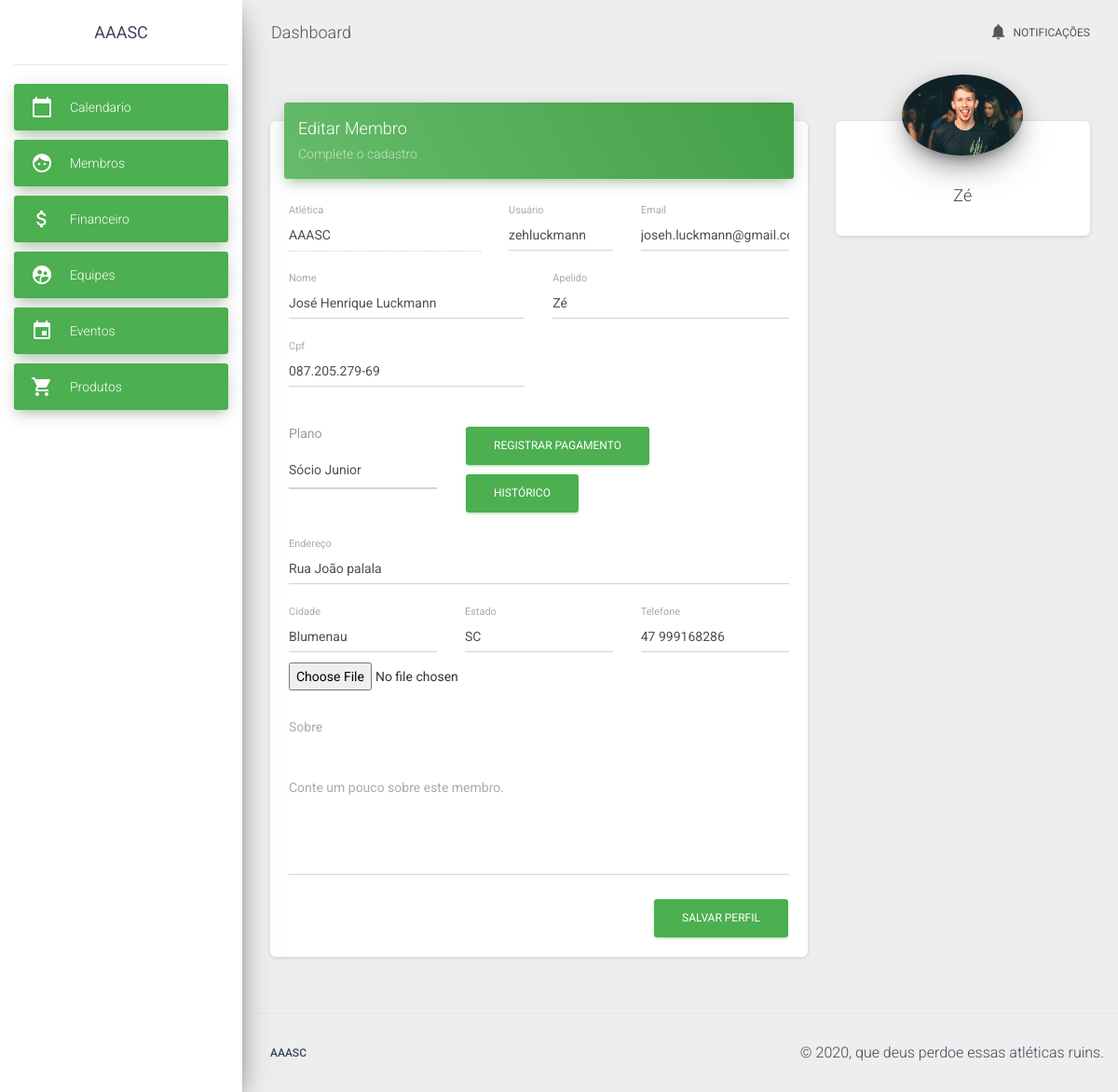
/member/edit/1, run on an earlier commit of the app's database.
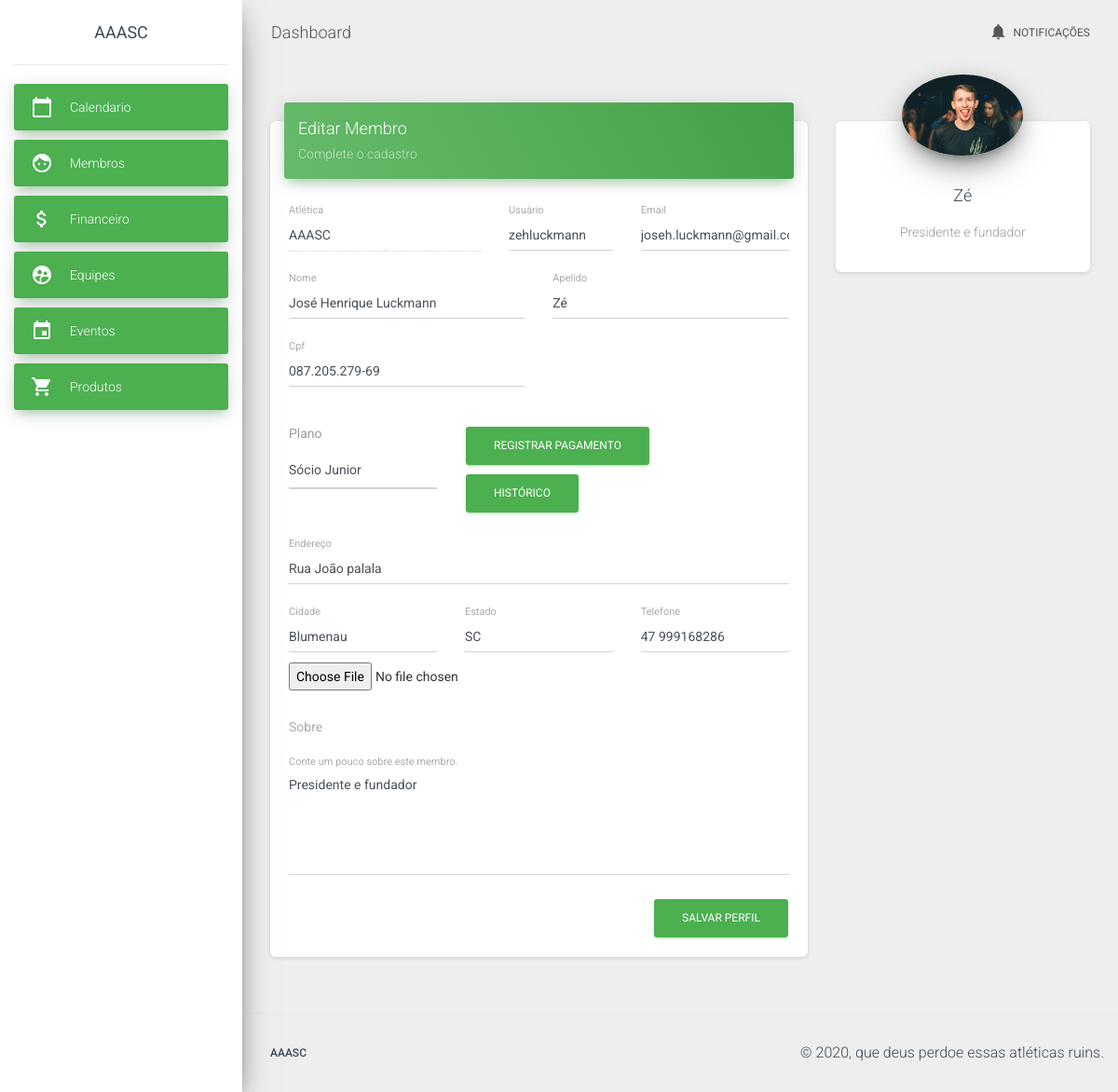
And on a later commit of the database.
### app/models/member.py (models this page shows, shortened)
class Member(db.Model):
    __tablename__ = "member"
    id = db.Column(db.Integer, primary_key=True, autoincrement=True)
    username = db.Column(db.String)
    password = db.Column(db.String)
    name = db.Column(db.String)
    nickname = db.Column(db.String)
    plan = db.Column(db.String)
    email = db.Column(db.String)
    adress = db.Column(db.String)
    city = db.Column(db.String)
    state = db.Column(db.String)
    cpf = db.Column(db.String)
    telephone = db.Column(db.String)
    about = db.Column(db.String)
    _loaded = False
    @staticmethod
    def load(id=-1):
        if id != -1:
            print(id)
            return Member.query.filter_by(id=id).first()
        else:
            return Member()

### app/controllers/member.py (the view)
@app.route("/member/edit")
@app.route("/member/edit/<int:member_id>", methods=['GET', 'POST'])
def edit_member(member_id=-1):
    member = Member.load(member_id)
    return render_template("./member/edit_member.html", member=member)

### app/templates/member/edit_member.html (shortened to what the changed rows need)
{% extends "template.html" %}
{% block content %}
<div class="row">
  <div class="col-md-8">
    <div class="card">
      <div class="card-body">
        <form action="{{url_for('save_member',member_id=member.id)}}" method="POST" role="form" enctype="multipart/form-data">
          <div class="row">
            <div class="col-md-3">
              <div class="form-group">
                <label class="bmd-label-floating">Usuário</label>
                <input type="text" class="form-control" name="username" id="username" value="{{member.username or ''}}">
              </div>
            </div>
            <div class="col-md-4">
              <div class="form-group">
                <label class="bmd-label-floating">Email</label>
                <input type="email" class="form-control" name="email" id="email" value="{{member.email or ''}}">
              </div>
            </div>
          </div>
          <div class="row">
            <div class="col-md-6">
              <div class="form-group">
                <label class="bmd-label-floating">Nome</label>
                <input type="text" class="form-control" name="name" id="name" value="{{member.name or ''}}">
              </div>
            </div>
            <div class="col-md-6">
              <div class="form-group">
                <label class="bmd-label-floating">Apelido</label>
                <input type="text" class="form-control" name="nickname" id="nickname" value="{{member.nickname or ''}}">
              </div>
            </div>
            <div class="col-md-6">
              <div class="form-group">
                <label class="bmd-label-floating">Cpf</label>
                <input type="text" class="form-control" name="cpf" id="cpf" value="{{member.cpf or ''}}">
              </div>
            </div>
          </div>
          <div class="row">
            <div class="col-md-12">
              <div class="form-group">
                <label class="bmd-label-floating">Endereço</label>
                <input type="text" class="form-control"  name="adress" id="adress" value="{{member.adress or ''}}">
              </div>
            </div>
          </div>
          <div class="row">
            <div class="col-md-4">
              <div class="form-group">
                <label class="bmd-label-floating">Cidade</label>
                <input type="text" class="form-control" name="city" id="city" value="{{member.city or ''}}">
              </div>
            </div>
            <div class="col-md-4">
              <div class="form-group">
                <label class="bmd-label-floating">Estado</label>
                <input type="text" class="form-control"  name="state" id="state" value="{{member.state or ''}}">
              </div>
            </div>
            <div class="col-md-4">
              <div class="form-group">
                <label class="bmd-label-floating">Telefone</label>
                <input type="text" class="form-control"  name="telephone" id="telephone" value="{{member.telephone or ''}}">
              </div>
            </div>
          </div>
          <div class="row">
            <div class="col-md-12">
              <div class="form-group">
                <div class="form-group">
                  <label class="bmd-label-floating"> Conte um pouco sobre este membro.</label>
                  <textarea class="form-control" rows="5" name="about" id="about">{{member.about or ''}}</textarea>
                </div>
              </div>
            </div>
          </div>
        </form>
      </div>
    </div>
  </div>
  <div class="col-md-4">
    <div class="card card-profile">
      <div class="card-body">
        <h4 class="card-title">{{member.nickname or ''}}</h4>
        <p class="card-description">
          {{member.about or ''}}
        </p>
      </div>
    </div>
  </div>
</div>
{% endblock %}

What changed in the data, as far as the page shows it:
changed Member "Zé": about (not shown) → "Presidente e fundador"
